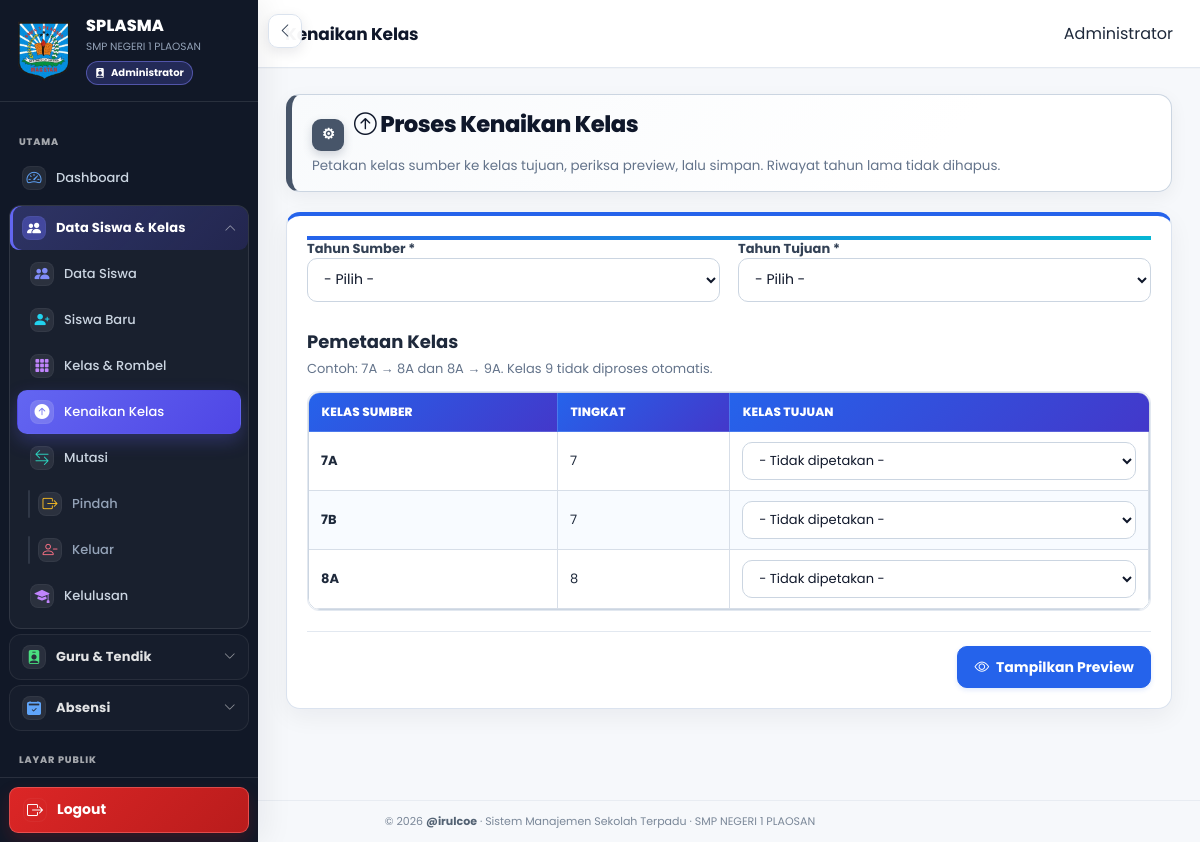
Screenshot of /pengaturan/tahun_pelajaran/kenaikan.php (signed in) with the database file from the repository.
### tables this page shows
CREATE TABLE `profil_sekolah` (
  `id` bigint(20) UNSIGNED NOT NULL,
  `nama_sekolah` varchar(200) NOT NULL,
  `npsn` varchar(30) DEFAULT NULL,
  `nss` varchar(30) DEFAULT NULL,
  `jenjang` varchar(50) DEFAULT NULL,
  `status_sekolah` varchar(50) DEFAULT NULL,
  `alamat` text DEFAULT NULL,
  `desa` varchar(100) DEFAULT NULL,
  `kecamatan` varchar(100) DEFAULT NULL,
  `kabupaten` varchar(100) DEFAULT NULL,
  `provinsi` varchar(100) DEFAULT NULL,
  `kode_pos` varchar(10) DEFAULT NULL,
  `telepon` varchar(50) DEFAULT NULL,
  `email` varchar(150) DEFAULT NULL,
  `website` varchar(200) DEFAULT NULL,
  `logo` varchar(255) DEFAULT NULL,
  `foto` varchar(255) DEFAULT NULL,
  `nama_kepala` varchar(200) DEFAULT NULL,
  `nip_kepala` varchar(50) DEFAULT NULL,
  `created_at` timestamp NULL DEFAULT current_timestamp(),
  `updated_at` timestamp NULL DEFAULT current_timestamp() ON UPDATE current_timestamp()
);

CREATE TABLE `master_kelas` (
  `id` bigint(20) UNSIGNED NOT NULL,
  `nama` varchar(20) NOT NULL,
  `tingkat` tinyint(3) UNSIGNED NOT NULL,
  `urutan` int(11) NOT NULL DEFAULT 0,
  `aktif` tinyint(1) NOT NULL DEFAULT 1,
  `created_at` timestamp NULL DEFAULT current_timestamp(),
  `updated_at` timestamp NULL DEFAULT current_timestamp() ON UPDATE current_timestamp()
);

### pengaturan/tahun_pelajaran/kenaikan.php (the view, shortened to what the rows shown need)
<?php
require_once __DIR__ . '/_helper.php';
$classes = $pdo->query('SELECT id,nama,tingkat FROM master_kelas WHERE aktif=1 ORDER BY tingkat,urutan,nama')->fetchAll();
require_once __DIR__ . '/../../layouts/header.php';
require_once __DIR__ . '/../../layouts/sidebar.php';
?>
<main class="main">
<section class="content kenaikan-page">
<div class="page-header">
    <div><h1><i class="bi bi-arrow-up-circle"></i> Proses Kenaikan Kelas</h1><p>Petakan kelas sumber ke kelas tujuan, periksa preview, lalu simpan. Riwayat tahun lama tidak dihapus.</p></div>
</div>
<div class="form-card kenaikan-form-card">
<form method="post">
<div class="section-title mt-4"><div><h2>Pemetaan Kelas</h2><p>Contoh: 7A → 8A dan 8A → 9A. Kelas 9 tidak diproses otomatis.</p></div></div>
<div class="table-responsive"><table class="data-table"><thead><tr><th>Kelas Sumber</th><th>Tingkat</th><th>Kelas Tujuan</th></tr></thead><tbody>
<?php foreach ($classes as $c): if ((int)$c['tingkat'] >= 9) continue; ?>
<tr><td><strong><?=e($c['nama'])?></strong></td><td><?=intval($c['tingkat'])?></td><td><select class="form-control" name="map[<?=$c['id']?>]"><option value="0">- Tidak dipetakan -</option></select></td></tr>
<?php endforeach; ?>
</tbody></table></div>
</form>
</div>
</section></main>
<?php require_once __DIR__ . '/../../layouts/footer.php'; ?>

### layouts/sidebar.php (shortened to what the rows shown need)
<?php $sidebar_role_class = 'sidebar-role-' . preg_replace('/[^a-z0-9_-]/i', '', (string)user_role()); ?>
<aside id="globalSidebar" class="sidebar <?= e($sidebar_role_class) ?>" aria-label="Navigasi utama">
    <div class="sidebar-brand">
        <?php if (!empty($school_profile['logo'])): ?>
            <img src="<?= e(school_logo_url($pdo)) ?>" alt="Logo Sekolah" class="sidebar-logo">
        <?php endif; ?>
        <div class="sidebar-brand-info">
            <div class="sidebar-brand-title">SPLASMA</div>
            <small><?= e($school_profile['nama_sekolah']) ?></small>
            <div class="sidebar-role-badge">
                <i class="bi bi-person-badge-fill" aria-hidden="true"></i>
                <span><?= e(sidebar_role_label()) ?></span>
            </div>
        </div>
    </div>
</aside>

### rows the page displays
profil_sekolah: logo (picture), nama_sekolah "SMP NEGERI 1 PLAOSAN"
master_kelas: nama "7A", tingkat "7", id "- Tidak dipetakan -"
master_kelas: nama "7B", tingkat "7", id "- Tidak dipetakan -"
master_kelas: nama "8A", tingkat "8", id "- Tidak dipetakan -"

### other values shown
sidebar_role_label() "Administrator"
$label "Dashboard Data Siswa Siswa Baru Kelas & Rombel Kenaikan Kelas Mutasi Pindah Keluar Kelulusan"
$label "Data Siswa & Kelas Guru & Tendik Absensi"
user_name() "Administrator"
APP_NAME "Sistem Manajemen Sekolah Terpadu"
NAMA_SEKOLAH "SMP NEGERI 1 PLAOSAN"
